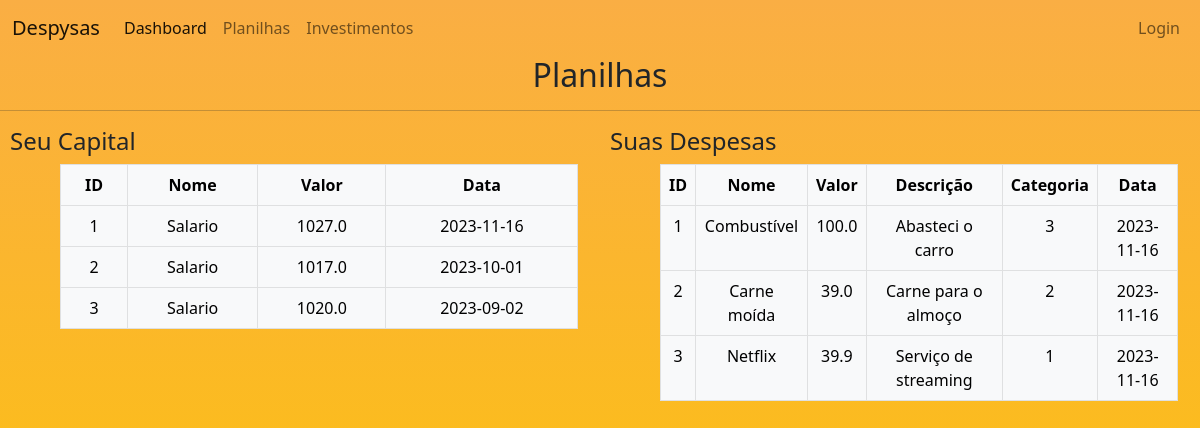
Screenshot of /table with the database file from the repository.
### despysas/models.py (models this page shows)
class Capitais(db.Model):
    id = db.Column(db.Integer, primary_key=True)
    nome = db.Column(db.String(length=30), nullable=False)
    valor = db.Column(db.Float, nullable=False)
    data = db.Column(db.Date, default=date.today(), nullable=True)

class Despesas(db.Model):
    id = db.Column(db.Integer, primary_key=True)
    nome = db.Column(db.String(length=30), nullable=False)
    valor = db.Column(db.Float, nullable=False)
    descricao = db.Column(db.String(length=500), nullable=False)
    categoria = db.Column(db.Integer, db.ForeignKey('categorias.id'), nullable=False)
    data = db.Column(db.Date, default=date.today(), nullable=True)

### despysas/routes.py (the view)
@app.route('/table') # decorator rota table
def page_table():
    capital = Capitais.query.all() # consulta em todas as linhas da tabela Capitais
    despesa = Despesas.query.all() # consulta em todas as linhas da tabela Despesas
    return render_template("table.html", capital=capital, despesa=despesa) # renderiza o arquivo table.html com os parametros

### despysas/templates/table.html (shortened to what this page needs)
{% extends 'base.html' %}
{% block content %}
    <h2 style="text-align: center;">Planilhas</h2>
    <hr>
    <div class="row" style="max-width: 100%;">
        <div class="col-sm-6">
            <h4 style="margin-left: 10px;">Seu Capital</h4>
            <table class="table table-hover table-bordered table-light" style="max-width: 90%; text-align: center; margin-left: 60px;">
                <thead>
                    <th scope="col">ID</th>
                    <th scope="col">Nome</th>
                    <th scope="col">Valor</th>
                    <th scope="col">Data</th>
                </thead>
                <tbody>
                    {% for item in capital %}
                    <tr>
                        <td>{{item.id}}</td>
                        <td>{{item.nome}}</td>
                        <td>{{item.valor}}</td>
                        <td>{{item.data}}</td>
                    </tr>
                    {% endfor %}
                </tbody>
            </table>
        </div>
        <div class="col-sm-6">
            <h4 style="margin-left: 10px;">Suas Despesas</h4>
            <table class="table table-hover table-bordered table-light" style="max-width: 90%; text-align: center; margin-left: 60px;">
                <thead>
                    <th scope="col">ID</th>
                    <th scope="col">Nome</th>
                    <th scope="col">Valor</th>
                    <th scope="col">Descrição</th>
                    <th scope="col">Categoria</th>
                    <th scope="col">Data</th>
                </thead>
                <tbody>
                    {% for item in despesa %}
                    <tr>
                        <td>{{item.id}}</td>
                        <td>{{item.nome}}</td>
                        <td>{{item.valor}}</td>
                        <td>{{item.descricao}}</td>
                        <td>{{item.categoria}}</td>
                        <td>{{item.data}}</td>
                    </tr>
                    {% endfor %}
                </tbody>
            </table>
        </div>
    </div>
{% endblock %}

### despysas/templates/base.html (shortened to what this page needs)
<!DOCTYPE html>
<html lang="en">
<head>
    <link rel="stylesheet" href="https://cdn.jsdelivr.net/npm/bootstrap@5.2.3/dist/css/bootstrap.min.css">
</head>
<body>
    <nav class="navbar navbar-expand-lg bg-body-tertiary">
        <div class="container-fluid">
          <a class="navbar-brand" href="#">Despysas</a>
          <div class="collapse navbar-collapse" id="navbarNavAltMarkup">
            <div class="navbar-nav me-auto">
              <a class="nav-link active" aria-current="page" href="{{url_for('page_dashboard')}}">Dashboard</a>
              <a class="nav-link" href="{{url_for('page_table')}}">Planilhas</a>
              <a class="nav-link" href="{{url_for('page_investimentos')}}">Investimentos</a>
            </div>
            <div class="navbar-nav ms-auto">
              {% if current_user.is_authenticated %}
              <div class="navbar-nav">
                <div class="nav-item dropdown">
                  <a href="#" class="nav-link dropdown-toggle" data-bs-toggle="dropdown">Cadastros</a>
                  <div class="dropdown-menu m-0">
                    <a href="{{url_for('page_cadastro_categoria')}}" class="dropdown-item">Cadastrar Categoria</a>
                    <a href="{{url_for('page_cadastro_capital')}}" class="dropdown-item">Cadastrar Entrada</a>
                    <a href="{{url_for('page_cadastro_despesa')}}" class="dropdown-item">Cadastrar Despesa</a>
                  </div>
                </div>
                <a class="nav-link" href="{{url_for('page_user')}}">Perfil</a>
                <a class="nav-link" href="{{url_for('page_logout')}}">Sair</a>
              </div>
              {% else %}
              <div class="navbar-nav">
                <a class="nav-link" href="{{url_for('page_login')}}">Login</a>
              </div>
              {% endif %}
            </div>
          </div>
        </div>
      </nav>
      {% block content %}
      {% endblock %}
</body>
</html>

### despysas/templates/base.html (style rules this page uses)
html, body { height: 100%; margin: 0; padding: 0; }
body { background-image: url("/static/background.jpg"); background: #fdc700; background: -moz-linear-gradient(top, #fff 0%, #fdc700 100%); background: -webkit-gradient(linear, left top, left bottom, color-stop(0%, #fff), color-stop(100%, #943bea)); background: -webkit-linear-gradient(top, #FAF844 10%, #DEAA3C 100%); background: -o-linear-gradient(top, #DEAA3C 0%, #fdc700 100%); background: -ms-linear-gradient(top, #fff 0%, #F5D14E 100%); background: linear-gradient(to bottom, #FAAE44 0%, #fdc700 100%); }

### rows the page displays
Capitais: id "1", nome "Salario", valor "1027.0", data "2023-11-16"
Capitais: id "2", nome "Salario", valor "1017.0", data "2023-10-01"
Capitais: id "3", nome "Salario", valor "1020.0", data "2023-09-02"
Despesas: id "1", nome "Combustível", valor "100.0", descricao "Abasteci o carro", categoria "3", data "2023-11-16"
Despesas: id "2", nome "Carne moída", valor "39.0", descricao "Carne para o almoço", categoria "2", data "2023-11-16"
Despesas: id "3", nome "Netflix", valor "39.9", descricao "Serviço de streaming", categoria "1", data "2023-11-16"
